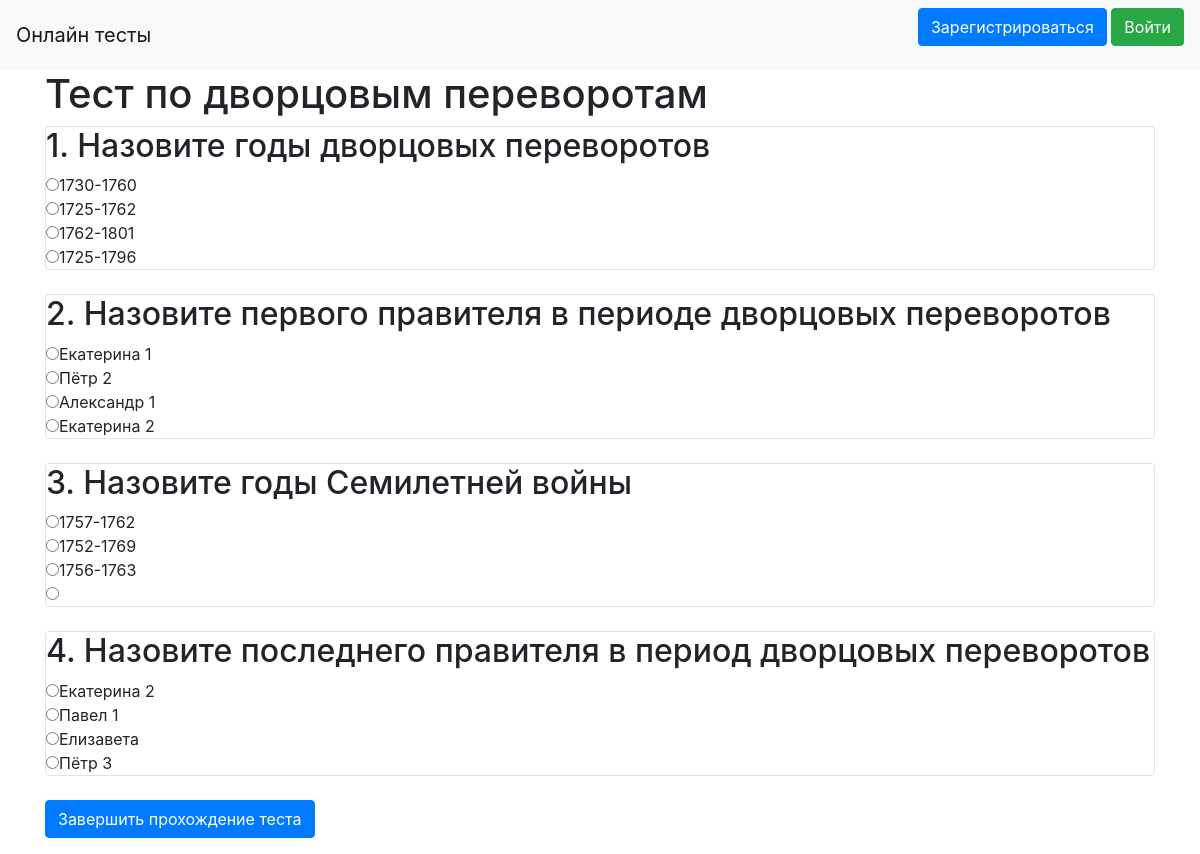
Page /pass_test/9 on the committed database.
### tables this page shows
CREATE TABLE tests (id INTEGER UNIQUE PRIMARY KEY AUTOINCREMENT NOT NULL, title STRING NOT NULL, user_id INTEGER NOT NULL REFERENCES users (id));

CREATE TABLE questions (id INTEGER PRIMARY KEY AUTOINCREMENT NOT NULL UNIQUE, title STRING NOT NULL, answer_a STRING NOT NULL, answer_b STRING, answer_c STRING, answer_d STRING, correct_answer INTEGER NOT NULL, test_id INTEGER REFERENCES tests (id) NOT NULL);

### main.py (the view, shortened to what this page needs)
@app.route('/pass_test/<int:test_id>', methods=['GET', 'POST'])
def pass_test(test_id):
    test_info = db_functions.select_test(test_id)
    test = Test(test_info[TEST_TITLE], test_info[USER_ID])
    questions = get_questions_in_test(test_id)
    return render_template('pass_test.html', title='Прохождение теста',
                           test=test, current_user=current_user, questions=questions)

### data/db_functions.py (called while the page is built)
def select_user(id):
    query = f"""SELECT * FROM {USERS} WHERE {ID} = {id}"""
    result = cur.execute(query).fetchone()
    user_info = {ID: result[0], NAME: result[1], EMAIL: result[2],
                 PASSWORD: result[3], ABOUT: result[4], CREATED_DATE: result[5]}
    return user_info

def get_test_id(title, user_id):
    query = f"""SELECT {ID} FROM {TESTS}
                WHERE {TEST_TITLE} = '{title}' AND {USER_ID} = '{user_id}'"""
    test_id = cur.execute(query).fetchall()
    if test_id:
        return test_id[0][0]
    return None

def select_test(id):
    query = f"""SELECT * FROM {TESTS} WHERE {ID} = {id}"""
    result = cur.execute(query).fetchone()
    test_info = {ID: result[0], TEST_TITLE: result[1], USER_ID: result[2]}
    return test_info

def get_question_id(title, a, b, c, d, correct, test_id):
    query = f"""SELECT {ID} FROM {QUESTIONS}
                WHERE {QUESTION_TITLE} = '{title}' AND {ANSWER_A} = '{a}' AND
                      {ANSWER_B} = '{b}' AND {ANSWER_C} = '{c}' AND {ANSWER_D} = '{d}' AND
                      {CORRECT_ANSWER} = '{correct}' AND {TEST_ID} = '{test_id}'"""
    question_id = cur.execute(query).fetchall()
    if question_id:
        return question_id[0][0]
    return None

def select_questions_in_test(test_id):
    query = f"""SELECT * FROM {QUESTIONS} WHERE {TEST_ID} = {test_id}"""
    questions = cur.execute(query).fetchall()
    result = []
    for question in questions:
        result.append({ID: question[0], QUESTION_TITLE: question[1], ANSWER_A: question[2],
                       ANSWER_B: question[3], ANSWER_C: question[4], ANSWER_D: question[5],
                       CORRECT_ANSWER: question[6], TEST_ID: question[7]})
    return result

### data/question.py (called while the page is built)
    def get_id(self):
        return db_functions.get_question_id(self.title, self.answer_a, self.answer_b,
                                            self.answer_c, self.answer_d, self.correct_answer,
                                            self.test_id)

### data/test.py (called while the page is built)
    def get_id(self):
        return db_functions.get_test_id(self.title, self.user_id)

    def get_user_name(self):
        return db_functions.select_user(self.user_id)[NAME]

### templates/pass_test.html
{% extends "base.html" %}
{% block content %}
<h1>{{ test.title }}</h1>
<form action="" method="post">
    {% for i in range(questions|length) %}
        {% set question = questions[i] %}
        <div class="col-md6 border rounded">
            <h2>{{ i+1 }}. {{ question.title }}</h2>
            <input type="radio" name="{{ i }}" value="1">{{ question.answer_a }}<br>
            <input type="radio" name="{{ i }}" value="2">{{ question.answer_b }}<br>
            <input type="radio" name="{{ i }}" value="3">{{ question.answer_c }}<br>
            <input type="radio" name="{{ i }}" value="4">{{ question.answer_d }}
        </div><br>
    {% endfor %}
    <p>
        <input type="submit" name="submit" value="Завершить прохождение теста" class="btn btn-primary">
    </p>
</form>
{% endblock %}

### rows in the picture
tests: title "Тест по дворцовым переворотам"
questions: title "Назовите годы дворцовых переворотов", answer_a "1730-1760", answer_b "1725-1762", answer_c "1762-1801", answer_d "1725-1796"
questions: title "Назовите первого правителя в периоде дворцовых переворотов", answer_a "Екатерина 1", answer_b "Пётр 2", answer_c "Александр 1", answer_d "Екатерина 2"
questions: title "Назовите годы Семилетней войны", answer_a "1757-1762", answer_b "1752-1769", answer_c "1756-1763"
questions: title "Назовите последнего правителя в период дворцовых переворотов", answer_a "Екатерина 2", answer_b "Павел 1", answer_c "Елизавета", answer_d "Пётр 3"

### other values in the picture
{{ i+1 }} "1" "2" "3" "4"
